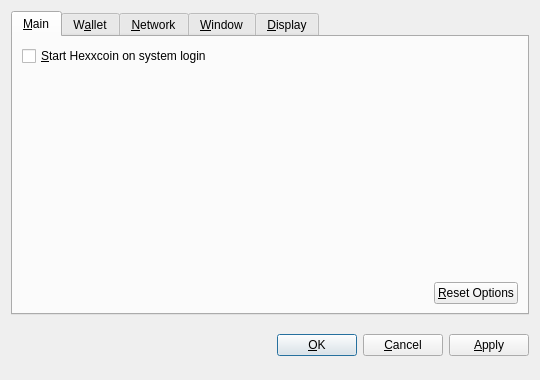
<?xml version="1.0" encoding="UTF-8"?>
<ui version="4.0">
 <class>OptionsDialog</class>
 <widget class="QDialog" name="OptionsDialog">
  <property name="geometry">
   <rect>
    <x>0</x>
    <y>0</y>
    <width>540</width>
    <height>380</height>
   </rect>
  </property>
  <property name="windowTitle">
   <string>Options</string>
  </property>
  <property name="modal">
   <bool>true</bool>
  </property>
  <layout class="QVBoxLayout" name="verticalLayout">
   <item>
    <widget class="QTabWidget" name="tabWidget">
     <property name="tabPosition">
      <enum>QTabWidget::North</enum>
     </property>
     <property name="currentIndex">
      <number>0</number>
     </property>
     <widget class="QWidget" name="tabMain">
      <attribute name="title">
       <string>&amp;Main</string>
      </attribute>
      <layout class="QVBoxLayout" name="verticalLayout_Main">
       <item>
        <widget class="QCheckBox" name="bitcoinAtStartup">
         <property name="toolTip">
          <string>Automatically start Hexxcoin after logging in to the system.</string>
         </property>
         <property name="text">
          <string>&amp;Start Hexxcoin on system login</string>
         </property>
        </widget>
       </item>
       <item>
        <spacer name="verticalSpacer_Main">
         <property name="orientation">
          <enum>Qt::Vertical</enum>
         </property>
         <property name="sizeHint" stdset="0">
          <size>
           <width>20</width>
           <height>40</height>
          </size>
         </property>
        </spacer>
       </item>
       <item>
        <layout class="QHBoxLayout" name="horizontalLayout_2_Main">
         <item>
          <spacer name="horizontalSpacer_2_Main">
           <property name="orientation">
            <enum>Qt::Horizontal</enum>
           </property>
           <property name="sizeHint" stdset="0">
            <size>
             <width>40</width>
             <height>20</height>
            </size>
           </property>
          </spacer>
         </item>
         <item>
          <widget class="QPushButton" name="resetButton">
           <property name="toolTip">
            <string>Reset all client options to default.</string>
           </property>
           <property name="text">
            <string>&amp;Reset Options</string>
           </property>
           <property name="autoDefault">
            <bool>false</bool>
           </property>
          </widget>
         </item>
        </layout>
       </item>
      </layout>
     </widget>
     <widget class="QWidget" name="tabWallet">
      <attribute name="title">
       <string>W&amp;allet</string>
      </attribute>
      <layout class="QVBoxLayout" name="verticalLayout_Network">
       <item>
        <widget class="QLabel" name="transactionFeeInfoLabel">
         <property name="text">
          <string>Optional transaction fee per kB that helps make sure your transactions are processed quickly. Most transactions are 1 kB.</string>
         </property>
         <property name="textFormat">
          <enum>Qt::PlainText</enum>
         </property>
         <property name="wordWrap">
          <bool>true</bool>
         </property>
        </widget>
       </item>
       <item>
        <layout class="QHBoxLayout" name="horizontalLayout_1_Main">
         <item>
          <widget class="QLabel" name="transactionFeeLabel">
           <property name="text">
            <string>Pay transaction &amp;fee</string>
           </property>
           <property name="textFormat">
            <enum>Qt::PlainText</enum>
           </property>
           <property name="buddy">
            <cstring>transactionFee</cstring>
           </property>
          </widget>
         </item>
         <item>
          <widget class="BitcoinAmountField" name="transactionFee"/>
         </item>
         <item>
          <spacer name="horizontalSpacer_1_Main">
           <property name="orientation">
            <enum>Qt::Horizontal</enum>
           </property>
           <property name="sizeHint" stdset="0">
            <size>
             <width>40</width>
             <height>20</height>
            </size>
           </property>
          </spacer>
         </item>
        </layout>
       </item>
       <item>
        <widget class="QLabel" name="label">
         <property name="text">
          <string>If you disable the spending of unconfirmed change, the change from a transaction cannot be used until that transaction has at least one confirmation. This also affects how your balance is computed.</string>
         </property>
         <property name="wordWrap">
          <bool>true</bool>
         </property>
        </widget>
       </item>
       <item>
        <widget class="QCheckBox" name="spendZeroConfChange">
         <property name="text">
          <string>Spend unconfirmed change  (experts only)</string>
         </property>
        </widget>
       </item>
       <item>
        <spacer name="verticalSpacer">
         <property name="orientation">
          <enum>Qt::Vertical</enum>
         </property>
         <property name="sizeHint" stdset="0">
          <size>
           <width>20</width>
           <height>40</height>
          </size>
         </property>
        </spacer>
       </item>
      </layout>
     </widget>
     <widget class="QWidget" name="tabNetwork">
      <attribute name="title">
       <string>&amp;Network</string>
      </attribute>
      <layout class="QVBoxLayout" name="verticalLayout_Network">
       <item>
        <widget class="QCheckBox" name="mapPortUpnp">
         <property name="toolTip">
          <string>Automatically open the Hexxcoin client port on the router. This only works when your router supports UPnP and it is enabled.</string>
         </property>
         <property name="text">
          <string>Map port using &amp;UPnP</string>
         </property>
        </widget>
       </item>
       <item>
        <widget class="QCheckBox" name="connectSocks">
         <property name="toolTip">
          <string>Connect to the Hexxcoin network through a SOCKS proxy (e.g. when connecting through Tor).</string>
         </property>
         <property name="text">
          <string>&amp;Connect through SOCKS proxy:</string>
         </property>
        </widget>
       </item>
       <item>
        <layout class="QHBoxLayout" name="horizontalLayout_Network">
         <item>
          <widget class="QLabel" name="proxyIpLabel">
           <property name="text">
            <string>Proxy &amp;IP:</string>
           </property>
           <property name="textFormat">
            <enum>Qt::PlainText</enum>
           </property>
           <property name="buddy">
            <cstring>proxyIp</cstring>
           </property>
          </widget>
         </item>
         <item>
          <widget class="QValidatedLineEdit" name="proxyIp">
           <property name="maximumSize">
            <size>
             <width>140</width>
             <height>16777215</height>
            </size>
           </property>
           <property name="toolTip">
            <string>IP address of the proxy (e.g. 127.0.0.1)</string>
           </property>
          </widget>
         </item>
         <item>
          <widget class="QLabel" name="proxyPortLabel">
           <property name="text">
            <string>&amp;Port:</string>
           </property>
           <property name="textFormat">
            <enum>Qt::PlainText</enum>
           </property>
           <property name="buddy">
            <cstring>proxyPort</cstring>
           </property>
          </widget>
         </item>
         <item>
          <widget class="QLineEdit" name="proxyPort">
           <property name="maximumSize">
            <size>
             <width>55</width>
             <height>16777215</height>
            </size>
           </property>
           <property name="toolTip">
            <string>Port of the proxy (e.g. 9050)</string>
           </property>
          </widget>
         </item>
         <item>
          <widget class="QLabel" name="socksVersionLabel">
           <property name="text">
            <string>SOCKS &amp;Version:</string>
           </property>
           <property name="textFormat">
            <enum>Qt::PlainText</enum>
           </property>
           <property name="buddy">
            <cstring>socksVersion</cstring>
           </property>
          </widget>
         </item>
         <item>
          <widget class="QValueComboBox" name="socksVersion">
           <property name="toolTip">
            <string>SOCKS version of the proxy (e.g. 5)</string>
           </property>
          </widget>
         </item>
         <item>
          <spacer name="horizontalSpacer_Network">
           <property name="orientation">
            <enum>Qt::Horizontal</enum>
           </property>
           <property name="sizeHint" stdset="0">
            <size>
             <width>40</width>
             <height>20</height>
            </size>
           </property>
          </spacer>
         </item>
        </layout>
       </item>
       <item>
        <spacer name="verticalSpacer_Network">
         <property name="orientation">
          <enum>Qt::Vertical</enum>
         </property>
         <property name="sizeHint" stdset="0">
          <size>
           <width>20</width>
           <height>40</height>
          </size>
         </property>
        </spacer>
       </item>
      </layout>
     </widget>
     <widget class="QWidget" name="tabWindow">
      <attribute name="title">
       <string>&amp;Window</string>
      </attribute>
      <layout class="QVBoxLayout" name="verticalLayout_Window">
       <item>
        <widget class="QCheckBox" name="minimizeToTray">
         <property name="toolTip">
          <string>Show only a tray icon after minimizing the window.</string>
         </property>
         <property name="text">
          <string>&amp;Minimize to the tray instead of the taskbar</string>
         </property>
        </widget>
       </item>
       <item>
        <widget class="QCheckBox" name="minimizeOnClose">
         <property name="toolTip">
          <string>Minimize instead of exit the application when the window is closed. When this option is enabled, the application will be closed only after selecting Quit in the menu.</string>
         </property>
         <property name="text">
          <string>M&amp;inimize on close</string>
         </property>
        </widget>
       </item>
       <item>
        <spacer name="verticalSpacer_Window">
         <property name="orientation">
          <enum>Qt::Vertical</enum>
         </property>
         <property name="sizeHint" stdset="0">
          <size>
           <width>20</width>
           <height>40</height>
          </size>
         </property>
        </spacer>
       </item>
      </layout>
     </widget>
     <widget class="QWidget" name="tabDisplay">
      <attribute name="title">
       <string>&amp;Display</string>
      </attribute>
      <layout class="QVBoxLayout" name="verticalLayout_Display">
       <item>
        <layout class="QHBoxLayout" name="horizontalLayout_1_Display">
         <item>
          <widget class="QLabel" name="langLabel">
           <property name="text">
            <string>User Interface &amp;language:</string>
           </property>
           <property name="textFormat">
            <enum>Qt::PlainText</enum>
           </property>
           <property name="buddy">
            <cstring>lang</cstring>
           </property>
          </widget>
         </item>
         <item>
          <widget class="QValueComboBox" name="lang">
           <property name="toolTip">
            <string>The user interface language can be set here. This setting will take effect after restarting Hexxcoin.</string>
           </property>
          </widget>
         </item>
        </layout>
       </item>
       <item>
        <layout class="QHBoxLayout" name="horizontalLayout_2_Display">
         <item>
          <widget class="QLabel" name="unitLabel">
           <property name="text">
            <string>&amp;Unit to show amounts in:</string>
           </property>
           <property name="textFormat">
            <enum>Qt::PlainText</enum>
           </property>
           <property name="buddy">
            <cstring>unit</cstring>
           </property>
          </widget>
         </item>
         <item>
          <widget class="QValueComboBox" name="unit">
           <property name="toolTip">
            <string>Choose the default subdivision unit to show in the interface and when sending coins.</string>
           </property>
          </widget>
         </item>
        </layout>
       </item>
       <item>
        <widget class="QCheckBox" name="displayAddresses">
         <property name="toolTip">
          <string>Whether to show Hexxcoin addresses in the transaction list or not.</string>
         </property>
         <property name="text">
          <string>&amp;Display addresses in transaction list</string>
         </property>
        </widget>
       </item>
       <item>
        <widget class="QCheckBox" name="coinControlFeatures">
         <property name="toolTip">
          <string>Whether to show coin control features or not.</string>
         </property>
         <property name="text">
          <string>Display coin &amp;control features (experts only!)</string>
         </property>
        </widget>
       </item>
       <item>
        <spacer name="verticalSpacer_Display">
         <property name="orientation">
          <enum>Qt::Vertical</enum>
         </property>
         <property name="sizeHint" stdset="0">
          <size>
           <width>20</width>
           <height>40</height>
          </size>
         </property>
        </spacer>
       </item>
      </layout>
     </widget>
    </widget>
   </item>
   <item>
    <layout class="QHBoxLayout" name="horizontalLayout_Buttons">
     <item>
      <spacer name="horizontalSpacer_1">
       <property name="orientation">
        <enum>Qt::Horizontal</enum>
       </property>
       <property name="sizeHint" stdset="0">
        <size>
         <width>40</width>
         <height>48</height>
        </size>
       </property>
      </spacer>
     </item>
     <item>
      <widget class="QLabel" name="statusLabel">
       <property name="font">
        <font>
         <weight>75</weight>
         <bold>true</bold>
        </font>
       </property>
       <property name="text">
        <string/>
       </property>
       <property name="textFormat">
        <enum>Qt::PlainText</enum>
       </property>
       <property name="wordWrap">
        <bool>true</bool>
       </property>
      </widget>
     </item>
     <item>
      <spacer name="horizontalSpacer_2">
       <property name="orientation">
        <enum>Qt::Horizontal</enum>
       </property>
       <property name="sizeHint" stdset="0">
        <size>
         <width>40</width>
         <height>48</height>
        </size>
       </property>
      </spacer>
     </item>
     <item>
      <widget class="QPushButton" name="okButton">
       <property name="text">
        <string>&amp;OK</string>
       </property>
      </widget>
     </item>
     <item>
      <widget class="QPushButton" name="cancelButton">
       <property name="text">
        <string>&amp;Cancel</string>
       </property>
       <property name="autoDefault">
        <bool>false</bool>
       </property>
      </widget>
     </item>
     <item>
      <widget class="QPushButton" name="applyButton">
       <property name="text">
        <string>&amp;Apply</string>
       </property>
       <property name="autoDefault">
        <bool>false</bool>
       </property>
      </widget>
     </item>
    </layout>
   </item>
  </layout>
 </widget>
 <customwidgets>
  <customwidget>
   <class>BitcoinAmountField</class>
   <extends>QSpinBox</extends>
   <header>bitcoinamountfield.h</header>
  </customwidget>
  <customwidget>
   <class>QValueComboBox</class>
   <extends>QComboBox</extends>
   <header>qvaluecombobox.h</header>
  </customwidget>
  <customwidget>
   <class>QValidatedLineEdit</class>
   <extends>QLineEdit</extends>
   <header>qvalidatedlineedit.h</header>
  </customwidget>
 </customwidgets>
 <resources/>
 <connections/>
</ui>
